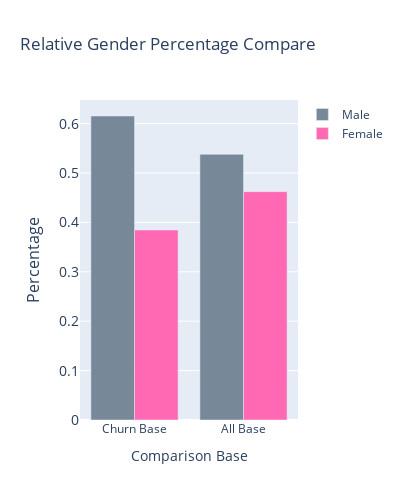

The notebook cell this image was saved under:
### Markdown cell above
⬆️ As we can see, within all users, genders are similar. However, for churn users, Male are relative more than Female. (62% vs 38%).
It might indicate Male are more likely to churn than Female.

### Code cell
# Another way to visualize the gender.

fig = go.Figure()
fig.add_trace(go.Bar(
    x=['Churn Base', 'All Base'],
    y=df_gender_perc_check.iloc[0].values[1:],
    marker_color='lightslategrey',
    name='Male',
))

fig.add_trace(go.Bar(
    x=['Churn Base', 'All Base'],
    y=df_gender_perc_check.iloc[1].values[1:],
    marker_color='hotpink',
    name='Female',
))

fig.update_layout(barmode='group',
                  width=400,
                  height=500,
                  title="Relative Gender Percentage Compare",
                  yaxis=dict(
                      title='Percentage',
                      titlefont_size=16,
                      tickfont_size=14),
                  xaxis=dict(
                      title="Comparison Base")
                  )

fig.show()

### Figure 1 — Plotly figure (JSON) as saved in the notebook; plotly's stock layout.template omitted (floating-point values rounded to 4 significant figures)
{"data": [{"marker": {"color": "lightslategrey"}, "name": "Male", "x": ["Churn Base", "All Base"], "y": [0.6154, 0.5378], "type": "bar"}, {"marker": {"color": "hotpink"}, "name": "Female", "x": ["Churn Base", "All Base"], "y": [0.3846, 0.4622], "type": "bar"}], "layout": {"yaxis": {"title": {"text": "Percentage", "font": {"size": 16}}, "tickfont": {"size": 14}}, "barmode": "group", "width": 400, "height": 500, "title": {"text": "Relative Gender Percentage Compare"}, "xaxis": {"title": {"text": "Comparison Base"}}}}
